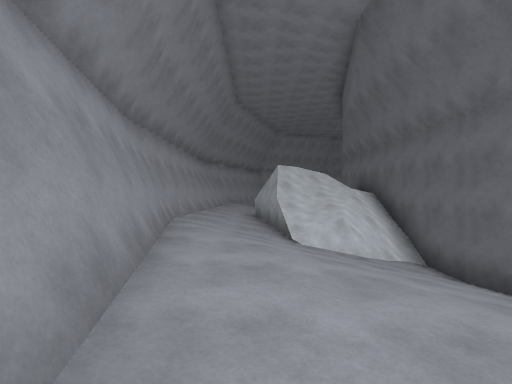
view 1 (above)

24 first-person views from a walk through a 3-D level made in the Unity game engine. The camera is 1.2 m above the floor, looks level and sees 85° across. The floor is counted in squares, 2 m on a side. Each view is taken from the middle of a square. On the plan, view 1 faces up. The plan holds only what a view shows up to about 9 squares ahead; the rest is blank. The place goes on beyond the plan.

view 2
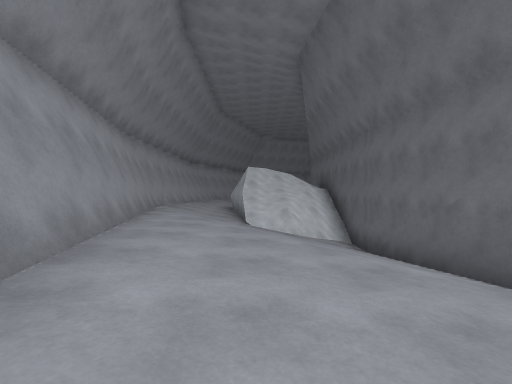

view 3
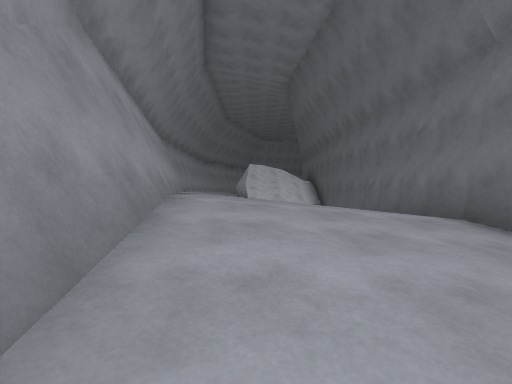

view 4
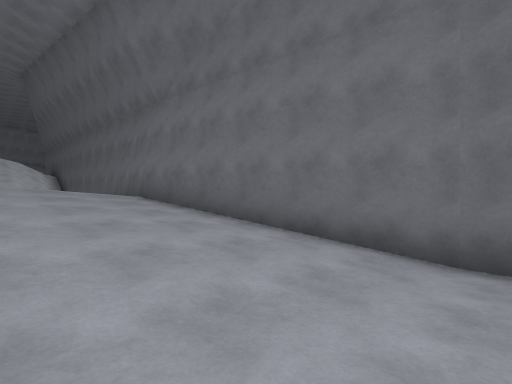

view 5
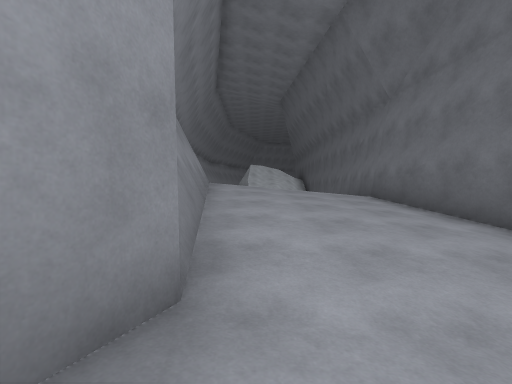

view 6
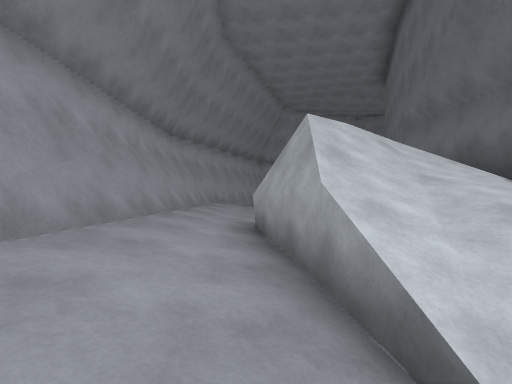

view 7
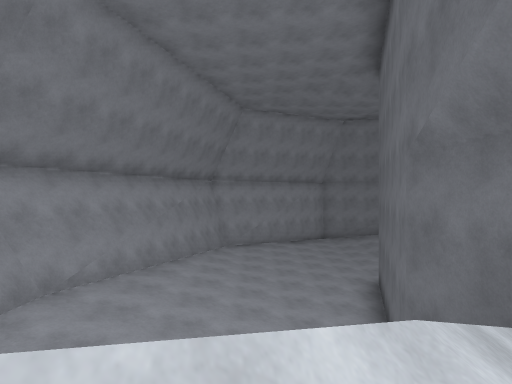

view 8
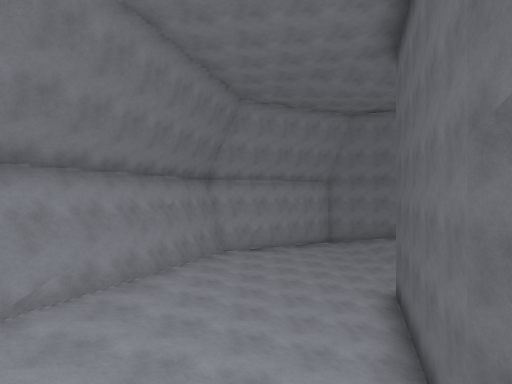

view 9
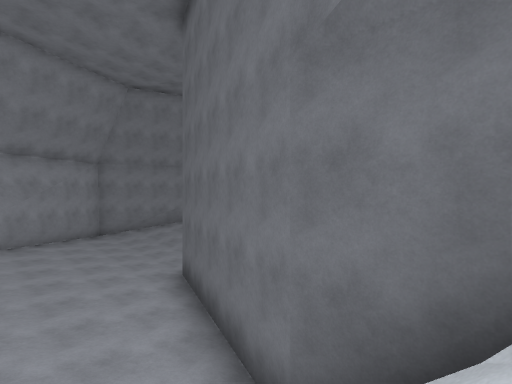

view 10
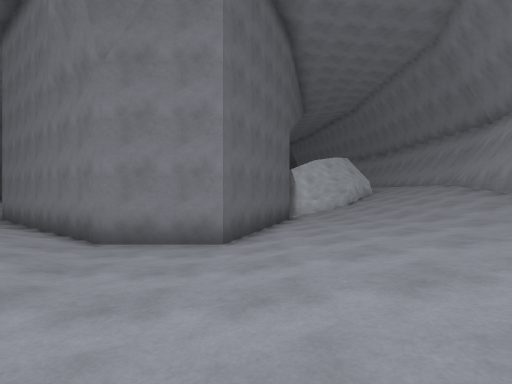

view 11
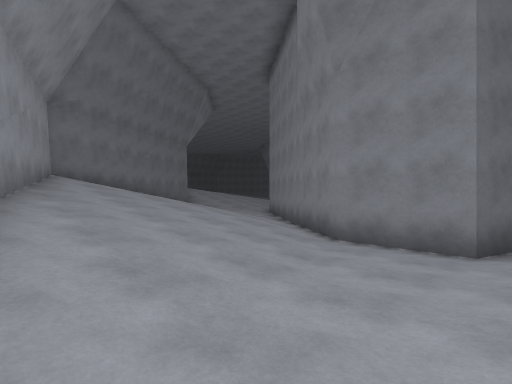

view 12
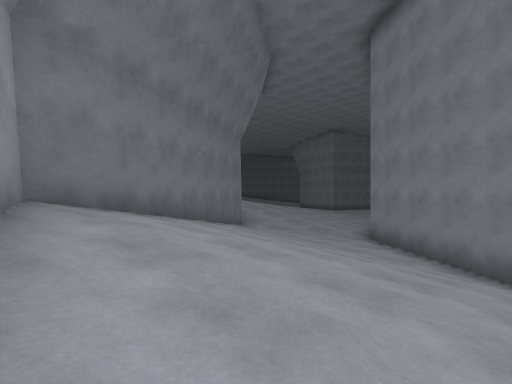

view 13
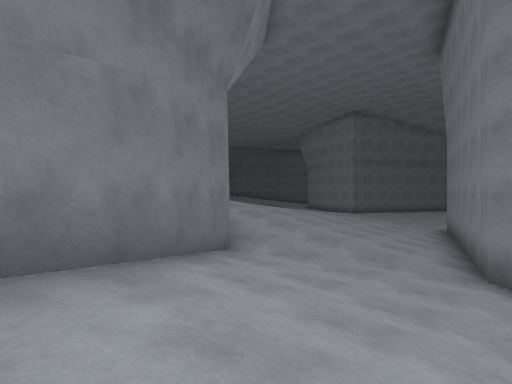

view 14
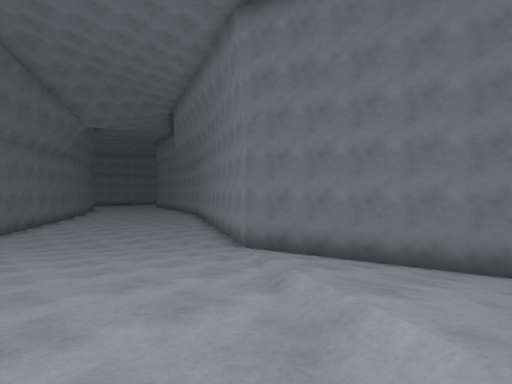

view 15
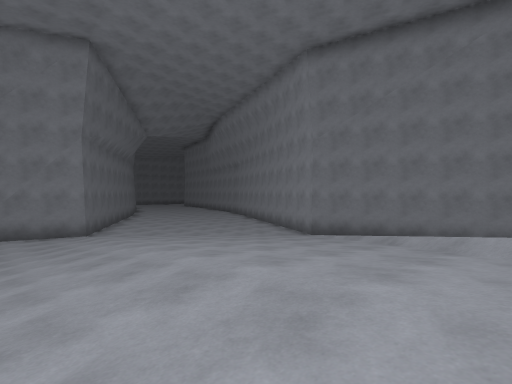

view 16
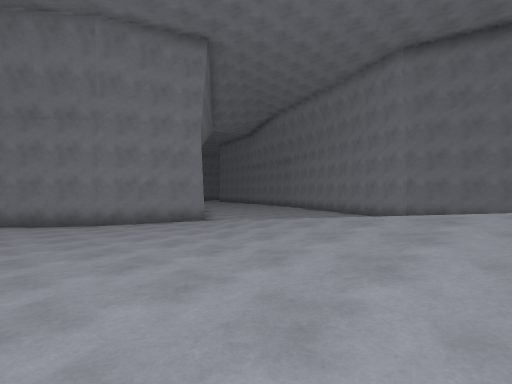

view 17
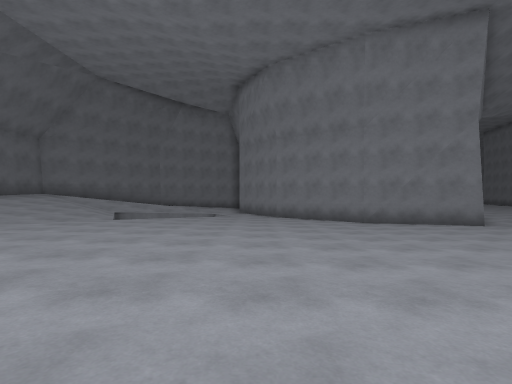

view 18
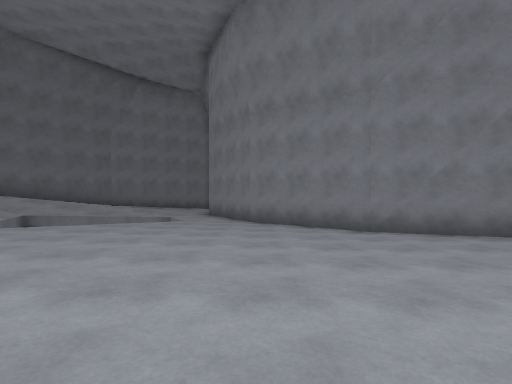

view 19
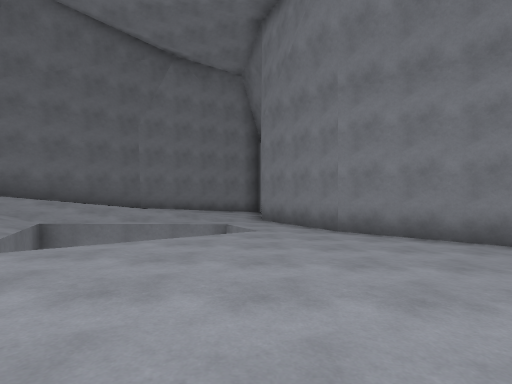

view 20
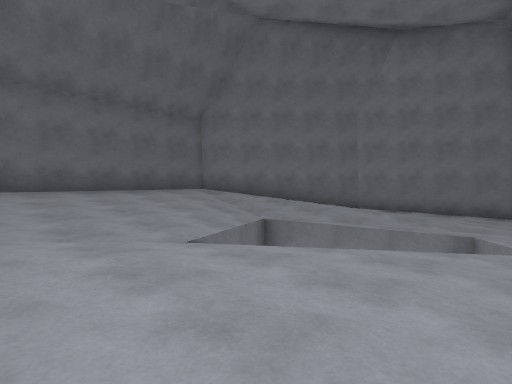

view 21
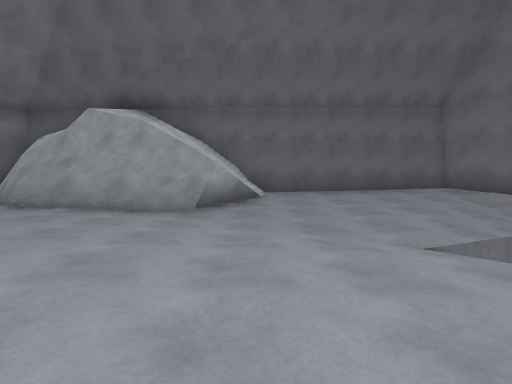

view 22
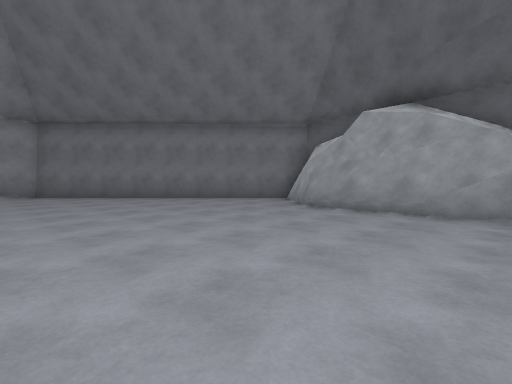

view 23
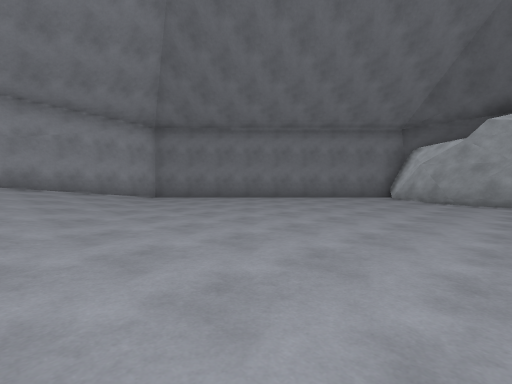

view 24
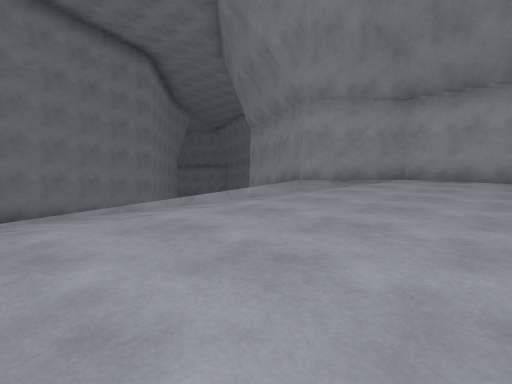

### Floor plan
Key: @ floor where view 1 was taken; # wall or solid block; . main floor; : floor 0.75 m higher than the main floor; - floor 1 m lower than the main floor; + floor 1.5 m higher than the main floor; / step, stairs or slope; = window, fence, low wall or low ledge; v drop or lower ground.
Columns run from 2 left of view 1 to 36 right of it. Each row starts with its distance up from view 1.
 22      ##...: ###
 21     ##.....:++###
 20     :......::+++##
 19   #/........::+++#
 18   #:.........::::##
 17  ##:....###.....::##          ###
 16  #/:....#  #.......#    #######:##
 15  #+:...#    #......######++++::::##
 14 ##+:...#     #.....//##/++++::::::##
 13 #++:..#       ##...:++/++++::::::::##
 12 #++=  v        #...::/++++:::..:::::##
 11 #++ //#         #..::::++:::....:::::##
 10 #+# //v         #....::::::......:::###
  9 #+#///#         #.....:::.........::#/#
  8 #++///#         #......:.........../v/#
  7 #++///#         ##..................#/#
  6 #++/=/#         #--.................//#
  5 #++:..#         #...................//#
  4 #++::.#          ...................:/#
  3 ##++:.#           ..................::#
  2  =++::#            ....#.........v..::#
  1  #+++:#             ..  ##......vv/::+#
  0  #@++:#              .#   #....v  v/:+#
 -1  #++++#                    ##.v vv.//+#
 -2  ##++:#                     #....//::##
 -3  v#+::#                      #.....:##
 -4   #:::.#                     #.....##
 -5   #:...#                      ....##
 -6   #....#                       .###
 -7   #....#                      ###
 -8    ....#

Where each view was taken, in squares from view 1:
view 1: 0 up, 0 right, facing up
view 2: 2 down, 1 right, facing up
view 3: 5 down, 1 right, facing up
view 4: 8 down, 1 right, facing up-right
view 5: 8 down, 1 right, facing up
view 6: 5 up, 0 right, facing up
view 7: 9 up, 2 right, facing up
view 8: 10 up, 2 right, facing up
view 9: 11 up, 2 right, facing up-right
view 10: 22 up, 5 right, facing down
view 11: 22 up, 5 right, facing down-right
view 12: 21 up, 10 right, facing down-right
view 13: 18 up, 13 right, facing down-right
view 14: 12 up, 20 right, facing down-left
view 15: 12 up, 23 right, facing down-left
view 16: 10 up, 26 right, facing down-left
view 17: 10 up, 27 right, facing down
view 18: 7 up, 26 right, facing down
view 19: 5 up, 28 right, facing down
view 20: 4 up, 28 right, facing down-right
view 21: 4 up, 28 right, facing right
view 22: 5 up, 28 right, facing up-right
view 23: 7 up, 25 right, facing up-right
view 24: 8 up, 24 right, facing up-left
